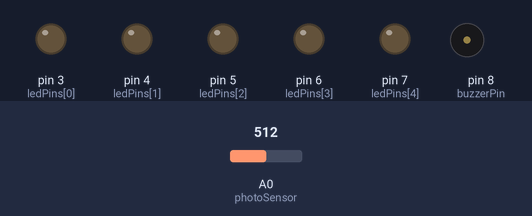
The sketch below on a simulated Arduino Uno, built with avr-gcc and run on an emulated ATmega328P. Shown: output pins drawn as LEDs (lit = HIGH), buzzer (waves = sounding, pin HIGH). The inputs (shaded band) are chosen by the test bench; at power-on: A0 (photoSensor) = 512.

Above: at 1.3 s.
1.4 s: A0 (photoSensor) set to 270
2.9 s: A0 (photoSensor) set to 244
At 3.1 s:
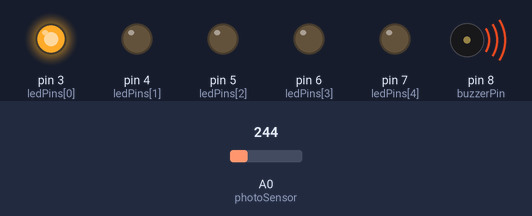
At 3.6 s:
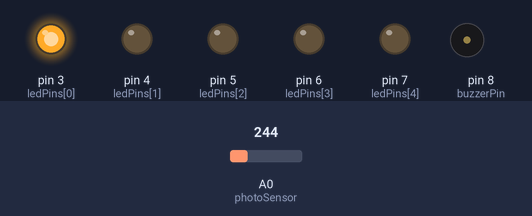
Timing chart, 0 to 5.9 s (numbered marks = the images above; inputs shaded):
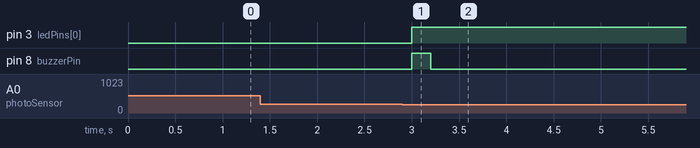

The sketch:

JuegoBasket.ino
```cpp
const int ledCount = 5;
int ledPins[] = {3, 4, 5, 6, 7};

const int photoSensor = 0;

int minLight;
int maxLight;
int currentLightLevel;

int lightLevel;

int score = 0;
int levelActive = 100;

const int buzzerPin = 8;

void setup() {
  for (int i=0;i<ledCount;i++)
    pinMode(ledPins[i], OUTPUT);

  pinMode(buzzerPin, OUTPUT);
}

void loop() {
  lightLevel = getLightLevel();
  int lightLevelActive = 0;

  if (lightLevel < 50) {
    lightLevelActive = lightLevel;
    score++;
    setScore();
    playSound();

    while (lightLevelActive >= getLightLevel()) {
      delay(500);
    }
  }

  if (score == 5) {
    win();
    score = 0;
  }

  delay(500);
}

void setScore() {
  for (int led=0;led<ledCount;led++) {
    if (led < score)
      digitalWrite(ledPins[led], HIGH);
    else
      digitalWrite(ledPins[led], LOW);
  }
}

void playSound() {
  digitalWrite(8, HIGH);
  delay(200);
  digitalWrite(8, LOW);
}

void win() {
  for (int i=0;i<5;i++) {
    for (int led=0;led<ledCount;led++)
      digitalWrite(ledPins[led], HIGH);

    playSound();

    for (int led=0;led<ledCount;led++)
      digitalWrite(ledPins[led], LOW);

    delay(50);
  }
}

int getLightLevel() {
  currentLightLevel = analogRead(photoSensor);

  minLight = min(minLight, currentLightLevel);
  maxLight = max(maxLight, currentLightLevel);

  return map(currentLightLevel, minLight, maxLight, 0, 100);
}
```

Measured:
- the behaviour switches between 256 and 255 on A0 (photoSensor) (found by bisection; images 0 and 1)
- after the input at 1.4 s, every drawn part: stays the same
- after the input at 2.9 s, pin 3 (ledPins[0]): LOW → HIGH after 0.10 s; pin 8 (buzzerPin): LOW → HIGH after 0.10 s, → LOW 0.20 s later
